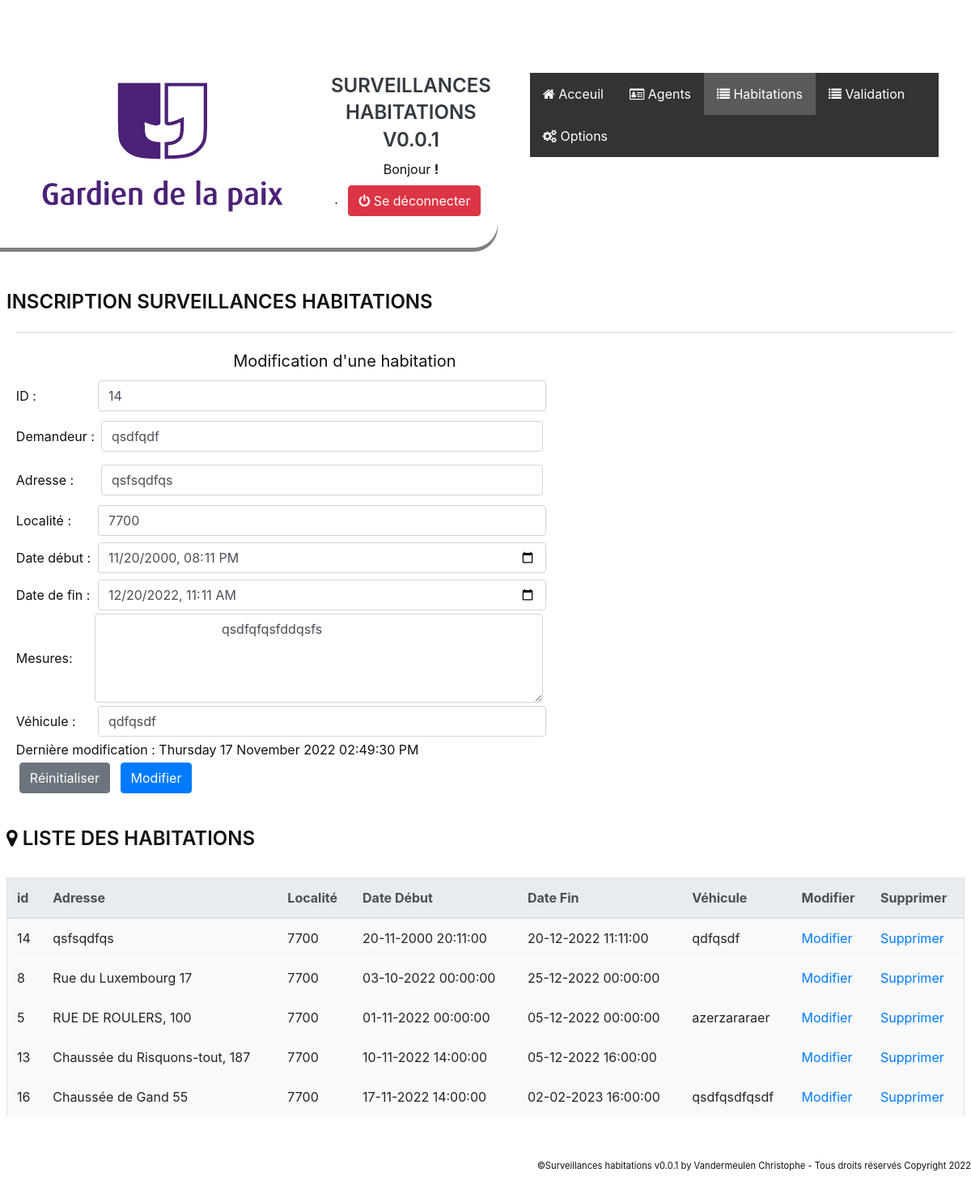
The app's page /habitations.php?id=14 with its own data.
### tables this page shows
CREATE TABLE `habitations` (
  `id` int NOT NULL AUTO_INCREMENT,
  `adresse` varchar(45) DEFAULT NULL,
  `localite` int DEFAULT NULL,
  `demandeur` varchar(100) DEFAULT NULL,
  `datedebut` datetime DEFAULT NULL,
  `datefin` datetime DEFAULT NULL,
  `mesures` longtext,
  `vehicule` varchar(45) DEFAULT NULL,
  `googlemap` varchar(100) DEFAULT NULL,
  `dateupdate` varchar(45) DEFAULT NULL,
  PRIMARY KEY (`id`)
);

### habitations.php (the view, shortened to what this page needs)
<?php
require_once('menu.php');
$position = ($_GET['id']) ?? null;
if (isset($position)) {
    $listehabitations = $db->query('select*from habitations where id=' . $position . '') or die(print_r($db->errorInfo()));
    while ($donnees = $listehabitations->fetch()) {
        $habitation = $donnees;
    }
}
?>
<!DOCTYPE html>
<html lang="fr">
<head>
</head>
<body>
    <div class="contenu m-2" >
    <form action="habitation_sauvegarde.php" method="POST" enctype="multipart/form-data">
        <h1>Inscription surveillances habitations </h1>
        <fieldset>
            <?php if ($position === null) : ?>
                <legend>Ajouter une surveillance d'habitation</legend>
            <?php else : ?>
                <legend>Modification d'une habitation</legend>
            <?php endif ?>
            <table>
                <div class="m-1">
                    <tr>
                        <td>
                            ID :
                        </td>
                        <td><input type="text" class="form-control m-1" name="id" value="<?= $habitation['id'] ?? '' ?>"></td>
                    </tr>
                    <tr>
                        <td>Demandeur : </td>
                        <td>
                            <div class="input-group m-1">
                                <input type="text" class="form-control m-1" maxlength="50" name="demandeur" required autofocus placeholder="Obligatoire" value="<?= $habitation['demandeur'] ?? '' ?>">
                            </div>
                        </td>
                    </tr>
                    <tr>
                        <td>Adresse : </td>
                        <td>
                            <div class="input-group m-1">
                                <input type="text" class="form-control m-1" maxlength="50" name="adresse" required placeholder="Obligatoire" value="<?= $habitation['adresse'] ?? '' ?>">
                            </div>
                        </td>
                    </tr>
                    <tr>
                        <td>Localité : </td>
                        <td><input type="number" class="form-control m-1" maxlength="10" name="localite" required placeholder="Obligatoire" value="<?= $habitation['localite'] ?? '' ?>"></td>
                    </tr>
                    <tr>
                        <td>Date début : </td>
                        <td><input type="datetime-local" class="form-control m-1" name="datedebut" value="<?= $habitation['datedebut'] ?? '' ?>"></td>
                    </tr>
                    <tr>
                        <td>Date de fin : </td>
                        <td><input type="datetime-local" class="form-control m-1" name="datefin" value="<?= $habitation['datefin'] ?? '' ?>"></td>
                    </tr>
                    <tr>
                        <td>Mesures: </td>
                            <td>
                                <textarea class="form-control" id="txtArea" name="mesures" rows="4" cols="50"><?= $habitation['mesures'] ?? '' ?></textarea>
                            </td>
                    </tr>
                    <tr>
                        <td>Véhicule : </td>
                        <td><input type="text" class="form-control m-1" maxlength="50" name="vehicule" placeholder="Ex. Marque Modèle Plaque garage" value="<?= $habitation['vehicule'] ?? '' ?>"></td>
                    </tr>
                    <tr>
                        <td colspan="2" m-1>
                            <?php if (isset($position)) echo 'Dernière modification : ' .  $habitation['dateupdate'] ?? ''; ?>
                        </td>
                    </tr>
                    <table>
                        <tr>
                            <td>
                                <input type="reset" name="bInit" value="Réinitialiser" class="btn btn-secondary m-1" />
                            </td>
                            <td>
                                &nbsp;<input type="submit" name="bAjouthabitation" value="<?= $position ? "Modifier" : "Ajouter" ?>" class="btn btn-primary m-1">
                            </td>
                        </tr>
                    </table>
        </fieldset>
    </form>
<div class="right_Side">
<h1><i class="fa fa-map-marker" aria-hidden="true"></i> Liste des habitations </h1><br>
<table border="1" class="table table-light">
<thead class="thead-light">
                                <tr>
                                <th>id</th>
                                <th>Adresse</th>
                                <th>Localité</th>
                                <th>Date Début</th>
                                <th>Date Fin</th>
                                <th>Véhicule</th>
                                <th>Modifier</th>
                                <th>Supprimer</th>
                                    </tr>
                                </thead>
                                <?php
    $requetesql = "select*, DATE_FORMAT(datedebut,'%d-%m-%Y %H:%i:%s') as datededébut, DATE_FORMAT(datefin,'%d-%m-%Y %H:%i:%s') as datedefin from gdp.habitations where datedebut <= now() and datefin >= now() order by datedebut asc";
    $listehabitations = $db->query($requetesql) or die(print_r($db->errorInfo()));
    while ($habitation = $listehabitations->fetch()) {
        echo '<tr>';
        echo '<td>' . $habitation['id'] . '</td>';
        echo '<td>' . $habitation['adresse'] . '</td>';
        echo '<td>' . $habitation['localite'] . '</td>';
        echo '<td>' . $habitation['datededébut'] . '</td>';
        echo '<td>' . $habitation['datedefin'] . '</td>';
        echo '<td>' . $habitation['vehicule'] . '</td>';
        echo '<td><a href="habitations.php?id=' . $habitation['id'] . '">Modifier</a></td>';
        echo '<td><a onclick="return confirm(\'Voulez-vous vraiment supprimer cet élement ?\')" href="habitations.php?delhabitations=' . $habitation['id'] . ' " >Supprimer</a></td></tr>';
    }
    echo '</table><br><br><br>';
    ?>
    </div>
</body>
</html>

### css/style.css (style rules this page uses)
* { margin: 0; padding: 0; box-sizing: border-box; }
body { color: #111; }
h1 { font-size: 1.5em; margin-top: 20px; text-transform: uppercase; font-weight: 600; line-height: 1.4em; color: #111; }
fieldset { display: block; margin: 20px 1%; margin-bottom: 20px; padding: 0 auto; padding: 15px 0; border: 0; border-top: 1px solid #DDD; width: 98%; }
body { display: absolute; vertical-align: middle; }
legend { display: table; min-width: 0px; max-width: 70%; position: relative; margin: auto; padding: 5px 20px; color: #111; font-size: 20px; text-align: center; }

### records on screen
habitations: id "14", demandeur "qsdfqdf", adresse "qsfsqdfqs", localite "7700", datedebut "11/20/2000 20:11", datefin "12/20/2022 11:11", mesures "qsdfqfqsfddqsfs", vehicule "qdfqsdf", dateupdate "Dernière modification : Thursday 17 November 2022 02:49:30 PM", datededébut "20-11-2000 20:11:00", datedefin "20-12-2022 11:11:00"
habitations: id "8", adresse "Rue du Luxembourg 17", localite "7700", datededébut "03-10-2022 00:00:00", datedefin "25-12-2022 00:00:00"
habitations: id "5", adresse "RUE DE ROULERS, 100", localite "7700", datededébut "01-11-2022 00:00:00", datedefin "05-12-2022 00:00:00", vehicule "azerzararaer"
habitations: id "13", adresse "Chaussée du Risquons-tout, 187", localite "7700", datededébut "10-11-2022 14:00:00", datedefin "05-12-2022 16:00:00"
habitations: id "16", adresse "Chaussée de Gand 55", localite "7700", datededébut "17-11-2022 14:00:00", datedefin "02-02-2023 16:00:00", vehicule "qsdfqsdfqsdf"

### other values on screen
$version "0.0.1"
$titre "Acceuil Agents Habitations Validation Options"
